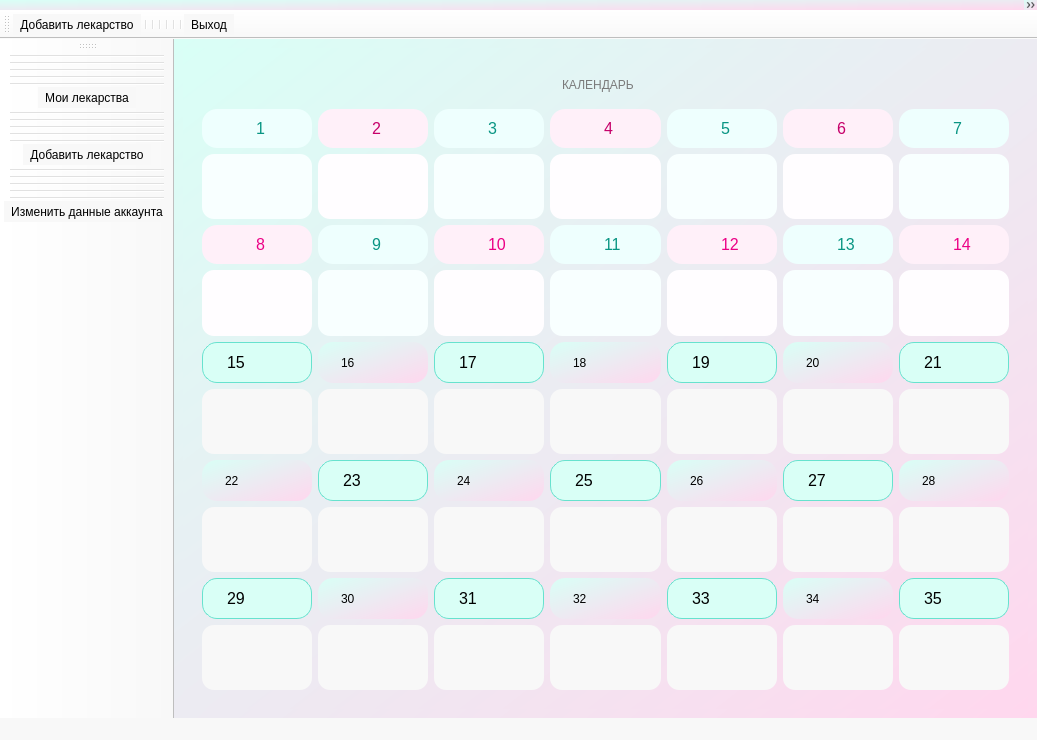
<?xml version="1.0" encoding="UTF-8"?>
<ui version="4.0">
 <class>MainWindow</class>
 <widget class="QMainWindow" name="MainWindow">
  <property name="geometry">
   <rect>
    <x>0</x>
    <y>0</y>
    <width>1037</width>
    <height>740</height>
   </rect>
  </property>
  <property name="minimumSize">
   <size>
    <width>0</width>
    <height>30</height>
   </size>
  </property>
  <property name="windowTitle">
   <string>MainWindow</string>
  </property>
  <property name="styleSheet">
   <string notr="true">background-color: qlineargradient(spread:pad, x1:1, y1:1, x2:0, y2:0, stop:0 rgb(255, 114, 150), stop:1 rgb(102,225,205));

background-color: qlineargradient(spread:pad, x1:1, y1:1, x2:0, y2:0, stop:0 rgb(255,215,238), stop:1 rgb(217,255,246));</string>
  </property>
  <widget class="QWidget" name="centralwidget">
   <layout class="QHBoxLayout" name="horizontalLayout">
    <item>
     <widget class="QFrame" name="frame">
      <property name="styleSheet">
       <string notr="true">padding: 10px;</string>
      </property>
      <layout class="QGridLayout" name="gridLayout_2">
       <item row="4" column="3">
        <widget class="QLabel" name="label_11">
         <property name="styleSheet">
          <string notr="true">border-radius: 15px;
padding-left: 20px;
padding-right: 20px;
font-size: 16px;
color: rgb(9,149,131);
background-color: rgb(238,255,254);
font: 11pt &quot;Segoe Script&quot;;
padding-left: 50px;</string>
         </property>
         <property name="text">
          <string>11</string>
         </property>
        </widget>
       </item>
       <item row="8" column="5">
        <widget class="QLabel" name="label_27">
         <property name="styleSheet">
          <string notr="true">font: 11pt &quot;Segoe Script&quot;;
border-radius: 15px;
padding-left: 20px;
padding-right: 20px;
font-size: 16px;
border: 1px solid rgb(103,226,206);
background-color: rgb(217,255,246);</string>
         </property>
         <property name="text">
          <string>27</string>
         </property>
        </widget>
       </item>
       <item row="5" column="0">
        <widget class="QTextEdit" name="textEdit_8">
         <property name="styleSheet">
          <string notr="true">border-radius: 12px;
background-color: rgb(255, 253, 255);</string>
         </property>
        </widget>
       </item>
       <item row="6" column="1">
        <widget class="QLabel" name="label_16">
         <property name="styleSheet">
          <string notr="true">font: 8pt &quot;Segoe Script&quot;;
border-radius: 15px;
padding-left: 20px;
padding-right: 20px;</string>
         </property>
         <property name="text">
          <string>16</string>
         </property>
        </widget>
       </item>
       <item row="4" column="6">
        <widget class="QLabel" name="label_14">
         <property name="styleSheet">
          <string notr="true">border-radius: 15px;
padding-left: 20px;
padding-right: 20px;
font-size: 16px;
color: rgb(235, 0, 133);
background-color: rgb(255,240,249);
font: 11pt &quot;Segoe Script&quot;;
padding-left: 50px;</string>
         </property>
         <property name="text">
          <string>14</string>
         </property>
        </widget>
       </item>
       <item row="4" column="5">
        <widget class="QLabel" name="label_13">
         <property name="styleSheet">
          <string notr="true">border-radius: 15px;
padding-left: 20px;
padding-right: 20px;
font-size: 16px;
color: rgb(9,149,131);
background-color: rgb(238,255,254);
font: 11pt &quot;Segoe Script&quot;;
padding-left: 50px;</string>
         </property>
         <property name="text">
          <string>13</string>
         </property>
        </widget>
       </item>
       <item row="5" column="2">
        <widget class="QTextEdit" name="textEdit_10">
         <property name="styleSheet">
          <string notr="true">border-radius: 12px;
background-color: rgb(255, 253, 255);</string>
         </property>
        </widget>
       </item>
       <item row="10" column="4">
        <widget class="QLabel" name="label_33">
         <property name="styleSheet">
          <string notr="true">font: 11pt &quot;Segoe Script&quot;;
border-radius: 15px;
padding-left: 20px;
padding-right: 20px;
font-size: 16px;
border: 1px solid rgb(103,226,206);
background-color: rgb(217,255,246);</string>
         </property>
         <property name="text">
          <string>33</string>
         </property>
        </widget>
       </item>
       <item row="10" column="5">
        <widget class="QLabel" name="label_34">
         <property name="styleSheet">
          <string notr="true">font: 8pt &quot;Segoe Script&quot;;
border-radius: 15px;
padding-left: 20px;
padding-right: 20px;</string>
         </property>
         <property name="text">
          <string>34</string>
         </property>
        </widget>
       </item>
       <item row="8" column="3">
        <widget class="QLabel" name="label_25">
         <property name="styleSheet">
          <string notr="true">font: 11pt &quot;Segoe Script&quot;;
border-radius: 15px;
padding-left: 20px;
padding-right: 20px;
font-size: 16px;
border: 1px solid rgb(103,226,206);
background-color: rgb(217,255,246);</string>
         </property>
         <property name="text">
          <string>25</string>
         </property>
        </widget>
       </item>
       <item row="3" column="2">
        <widget class="QTextEdit" name="textEdit_3">
         <property name="styleSheet">
          <string notr="true">border-radius: 12px;
background-color: rgb(248, 255, 255);</string>
         </property>
        </widget>
       </item>
       <item row="2" column="0">
        <widget class="QLabel" name="label">
         <property name="styleSheet">
          <string notr="true">border-radius: 15px;
padding-left: 20px;
padding-right: 20px;
font-size: 16px;
color: rgb(9,149,131);
background-color: rgb(238,255,254);
font: 11pt &quot;Segoe Script&quot;;
padding-left: 50px;</string>
         </property>
         <property name="text">
          <string>1</string>
         </property>
        </widget>
       </item>
       <item row="7" column="0">
        <widget class="QTextEdit" name="textEdit_15">
         <property name="styleSheet">
          <string notr="true">border-radius: 12px;
background-color: rgb(248, 248, 248);</string>
         </property>
        </widget>
       </item>
       <item row="6" column="0">
        <widget class="QLabel" name="label_15">
         <property name="styleSheet">
          <string notr="true">font: 11pt &quot;Segoe Script&quot;;
border-radius: 15px;
padding-left: 20px;
padding-right: 20px;
font-size: 16px;
border: 1px solid rgb(103,226,206);
background-color: rgb(217,255,246);</string>
         </property>
         <property name="text">
          <string>15</string>
         </property>
        </widget>
       </item>
       <item row="9" column="3">
        <widget class="QTextEdit" name="textEdit_25">
         <property name="styleSheet">
          <string notr="true">border-radius: 12px;
background-color: rgb(248, 248, 248);</string>
         </property>
        </widget>
       </item>
       <item row="6" column="5">
        <widget class="QLabel" name="label_20">
         <property name="styleSheet">
          <string notr="true">font: 8pt &quot;Segoe Script&quot;;
border-radius: 15px;
padding-left: 20px;
padding-right: 20px;</string>
         </property>
         <property name="text">
          <string>20</string>
         </property>
        </widget>
       </item>
       <item row="4" column="1">
        <widget class="QLabel" name="label_9">
         <property name="styleSheet">
          <string notr="true">border-radius: 15px;
padding-left: 20px;
padding-right: 20px;
font-size: 16px;
color: rgb(9,149,131);
background-color: rgb(238,255,254);
font: 11pt &quot;Segoe Script&quot;;
padding-left: 50px;</string>
         </property>
         <property name="text">
          <string>9</string>
         </property>
        </widget>
       </item>
       <item row="8" column="2">
        <widget class="QLabel" name="label_24">
         <property name="styleSheet">
          <string notr="true">font: 8pt &quot;Segoe Script&quot;;
border-radius: 15px;
padding-left: 20px;
padding-right: 20px;</string>
         </property>
         <property name="text">
          <string>24</string>
         </property>
        </widget>
       </item>
       <item row="2" column="4">
        <widget class="QLabel" name="label_4">
         <property name="styleSheet">
          <string notr="true">border-radius: 15px;
padding-left: 20px;
padding-right: 20px;
font-size: 16px;
color: rgb(9,149,131);
background-color: rgb(238,255,254);
font: 11pt &quot;Segoe Script&quot;;
padding-left: 50px;</string>
         </property>
         <property name="text">
          <string>5</string>
         </property>
        </widget>
       </item>
       <item row="10" column="1">
        <widget class="QLabel" name="label_30">
         <property name="styleSheet">
          <string notr="true">font: 8pt &quot;Segoe Script&quot;;
border-radius: 15px;
padding-left: 20px;
padding-right: 20px;</string>
         </property>
         <property name="text">
          <string>30</string>
         </property>
        </widget>
       </item>
       <item row="11" column="6">
        <widget class="QTextEdit" name="textEdit_35">
         <property name="styleSheet">
          <string notr="true">border-radius: 12px;
background-color: rgb(248, 248, 248);</string>
         </property>
        </widget>
       </item>
       <item row="3" column="1">
        <widget class="QTextEdit" name="textEdit_2">
         <property name="styleSheet">
          <string notr="true">border-radius: 12px;
background-color: rgb(255, 253, 255);</string>
         </property>
        </widget>
       </item>
       <item row="2" column="3">
        <widget class="QLabel" name="label_5">
         <property name="styleSheet">
          <string notr="true">border-radius: 15px;
padding-left: 20px;
padding-right: 20px;
font-size: 16px;
color: rgb(198, 0, 106);
background-color: rgb(255,240,249);
font: 11pt &quot;Segoe Script&quot;;
padding-left: 50px;</string>
         </property>
         <property name="text">
          <string>4</string>
         </property>
        </widget>
       </item>
       <item row="5" column="3">
        <widget class="QTextEdit" name="textEdit_11">
         <property name="styleSheet">
          <string notr="true">border-radius: 12px;
background-color: rgb(248, 255, 255);</string>
         </property>
        </widget>
       </item>
       <item row="10" column="2">
        <widget class="QLabel" name="label_31">
         <property name="styleSheet">
          <string notr="true">font: 11pt &quot;Segoe Script&quot;;
border-radius: 15px;
padding-left: 20px;
padding-right: 20px;
font-size: 16px;
border: 1px solid rgb(103,226,206);
background-color: rgb(217,255,246);</string>
         </property>
         <property name="text">
          <string>31</string>
         </property>
        </widget>
       </item>
       <item row="4" column="2">
        <widget class="QLabel" name="label_10">
         <property name="styleSheet">
          <string notr="true">border-radius: 15px;
padding-left: 20px;
padding-right: 20px;
font-size: 16px;
color: rgb(235, 0, 133);
background-color: rgb(255,240,249);
font: 11pt &quot;Segoe Script&quot;;
padding-left: 50px;</string>
         </property>
         <property name="text">
          <string>10</string>
         </property>
        </widget>
       </item>
       <item row="8" column="4">
        <widget class="QLabel" name="label_26">
         <property name="styleSheet">
          <string notr="true">font: 8pt &quot;Segoe Script&quot;;
border-radius: 15px;
padding-left: 20px;
padding-right: 20px;</string>
         </property>
         <property name="text">
          <string>26</string>
         </property>
        </widget>
       </item>
       <item row="3" column="3">
        <widget class="QTextEdit" name="textEdit_4">
         <property name="styleSheet">
          <string notr="true">border-radius: 12px;
background-color: rgb(255, 253, 255);</string>
         </property>
        </widget>
       </item>
       <item row="10" column="0">
        <widget class="QLabel" name="label_29">
         <property name="styleSheet">
          <string notr="true">font: 11pt &quot;Segoe Script&quot;;
border-radius: 15px;
padding-left: 20px;
padding-right: 20px;
font-size: 16px;
border: 1px solid rgb(103,226,206);
background-color: rgb(217,255,246);</string>
         </property>
         <property name="text">
          <string>29</string>
         </property>
        </widget>
       </item>
       <item row="4" column="4">
        <widget class="QLabel" name="label_12">
         <property name="styleSheet">
          <string notr="true">border-radius: 15px;
padding-left: 20px;
padding-right: 20px;
font-size: 16px;
color: rgb(235, 0, 133);
background-color: rgb(255,240,249);
font: 11pt &quot;Segoe Script&quot;;
padding-left: 50px;</string>
         </property>
         <property name="text">
          <string>12</string>
         </property>
        </widget>
       </item>
       <item row="6" column="4">
        <widget class="QLabel" name="label_19">
         <property name="styleSheet">
          <string notr="true">font: 11pt &quot;Segoe Script&quot;;
border-radius: 15px;
padding-left: 20px;
padding-right: 20px;
font-size: 16px;
border: 1px solid rgb(103,226,206);
background-color: rgb(217,255,246);</string>
         </property>
         <property name="text">
          <string>19</string>
         </property>
        </widget>
       </item>
       <item row="2" column="6">
        <widget class="QLabel" name="label_3">
         <property name="styleSheet">
          <string notr="true">border-radius: 15px;
padding-left: 20px;
padding-right: 20px;
font-size: 16px;
color: rgb(9,149,131);
background-color: rgb(238,255,254);
font: 11pt &quot;Segoe Script&quot;;
padding-left: 50px;</string>
         </property>
         <property name="text">
          <string>7</string>
         </property>
        </widget>
       </item>
       <item row="9" column="1">
        <widget class="QTextEdit" name="textEdit_23">
         <property name="styleSheet">
          <string notr="true">border-radius: 12px;
background-color: rgb(248, 248, 248);</string>
         </property>
        </widget>
       </item>
       <item row="7" column="5">
        <widget class="QTextEdit" name="textEdit_20">
         <property name="styleSheet">
          <string notr="true">border-radius: 12px;
background-color: rgb(248, 248, 248);</string>
         </property>
        </widget>
       </item>
       <item row="7" column="3">
        <widget class="QTextEdit" name="textEdit_18">
         <property name="styleSheet">
          <string notr="true">border-radius: 12px;
background-color: rgb(248, 248, 248);</string>
         </property>
        </widget>
       </item>
       <item row="3" column="6">
        <widget class="QTextEdit" name="textEdit_7">
         <property name="styleSheet">
          <string notr="true">border-radius: 12px;
background-color: rgb(248, 255, 255);</string>
         </property>
        </widget>
       </item>
       <item row="7" column="4">
        <widget class="QTextEdit" name="textEdit_19">
         <property name="styleSheet">
          <string notr="true">border-radius: 12px;
background-color: rgb(248, 248, 248);</string>
         </property>
        </widget>
       </item>
       <item row="2" column="1">
        <widget class="QLabel" name="label_7">
         <property name="styleSheet">
          <string notr="true">border-radius: 15px;
padding-left: 20px;
padding-right: 20px;
font-size: 16px;
color: rgb(198, 0, 106);
background-color: rgb(255,240,249);
font: 11pt &quot;Segoe Script&quot;;
padding-left: 50px;</string>
         </property>
         <property name="text">
          <string>2</string>
         </property>
        </widget>
       </item>
       <item row="8" column="0">
        <widget class="QLabel" name="label_22">
         <property name="styleSheet">
          <string notr="true">font: 8pt &quot;Segoe Script&quot;;
border-radius: 15px;
padding-left: 20px;
padding-right: 20px;</string>
         </property>
         <property name="text">
          <string>22</string>
         </property>
        </widget>
       </item>
       <item row="9" column="4">
        <widget class="QTextEdit" name="textEdit_26">
         <property name="styleSheet">
          <string notr="true">border-radius: 12px;
background-color: rgb(248, 248, 248);</string>
         </property>
        </widget>
       </item>
       <item row="8" column="6">
        <widget class="QLabel" name="label_28">
         <property name="styleSheet">
          <string notr="true">font: 8pt &quot;Segoe Script&quot;;
border-radius: 15px;
padding-left: 20px;
padding-right: 20px;</string>
         </property>
         <property name="text">
          <string>28</string>
         </property>
        </widget>
       </item>
       <item row="5" column="1">
        <widget class="QTextEdit" name="textEdit_9">
         <property name="styleSheet">
          <string notr="true">border-radius: 12px;
background-color: rgb(248, 255, 255);</string>
         </property>
        </widget>
       </item>
       <item row="7" column="1">
        <widget class="QTextEdit" name="textEdit_16">
         <property name="styleSheet">
          <string notr="true">border-radius: 12px;
background-color: rgb(248, 248, 248);</string>
         </property>
        </widget>
       </item>
       <item row="3" column="0">
        <widget class="QTextEdit" name="textEdit">
         <property name="styleSheet">
          <string notr="true">border-radius: 12px;
background-color: rgb(248, 255, 255);</string>
         </property>
        </widget>
       </item>
       <item row="2" column="2">
        <widget class="QLabel" name="label_6">
         <property name="styleSheet">
          <string notr="true">border-radius: 15px;
padding-left: 20px;
padding-right: 20px;
font-size: 16px;
color: rgb(9,149,131);
background-color: rgb(238,255,254);
font: 11pt &quot;Segoe Script&quot;;
padding-left: 50px;</string>
         </property>
         <property name="text">
          <string>3</string>
         </property>
        </widget>
       </item>
       <item row="11" column="0">
        <widget class="QTextEdit" name="textEdit_29">
         <property name="styleSheet">
          <string notr="true">border-radius: 12px;
background-color: rgb(248, 248, 248);</string>
         </property>
        </widget>
       </item>
       <item row="5" column="5">
        <widget class="QTextEdit" name="textEdit_13">
         <property name="styleSheet">
          <string notr="true">border-radius: 12px;
background-color: rgb(248, 255, 255);</string>
         </property>
        </widget>
       </item>
       <item row="9" column="6">
        <widget class="QTextEdit" name="textEdit_28">
         <property name="styleSheet">
          <string notr="true">border-radius: 12px;
background-color: rgb(248, 248, 248);</string>
         </property>
        </widget>
       </item>
       <item row="2" column="5">
        <widget class="QLabel" name="label_2">
         <property name="styleSheet">
          <string notr="true">border-radius: 15px;
padding-left: 20px;
padding-right: 20px;
font-size: 16px;
color: rgb(198, 0, 106);
background-color: rgb(255,240,249);
font: 11pt &quot;Segoe Script&quot;;
padding-left: 50px;</string>
         </property>
         <property name="text">
          <string>6</string>
         </property>
        </widget>
       </item>
       <item row="10" column="3">
        <widget class="QLabel" name="label_32">
         <property name="styleSheet">
          <string notr="true">font: 8pt &quot;Segoe Script&quot;;
border-radius: 15px;
padding-left: 20px;
padding-right: 20px;</string>
         </property>
         <property name="text">
          <string>32</string>
         </property>
        </widget>
       </item>
       <item row="5" column="4">
        <widget class="QTextEdit" name="textEdit_12">
         <property name="styleSheet">
          <string notr="true">border-radius: 12px;
background-color: rgb(255, 253, 255);</string>
         </property>
        </widget>
       </item>
       <item row="7" column="6">
        <widget class="QTextEdit" name="textEdit_21">
         <property name="styleSheet">
          <string notr="true">border-radius: 12px;
background-color: rgb(248, 248, 248);</string>
         </property>
        </widget>
       </item>
       <item row="6" column="3">
        <widget class="QLabel" name="label_18">
         <property name="styleSheet">
          <string notr="true">font: 8pt &quot;Segoe Script&quot;;
border-radius: 15px;
padding-left: 20px;
padding-right: 20px;</string>
         </property>
         <property name="text">
          <string>18</string>
         </property>
        </widget>
       </item>
       <item row="11" column="4">
        <widget class="QTextEdit" name="textEdit_33">
         <property name="styleSheet">
          <string notr="true">border-radius: 12px;
background-color: rgb(248, 248, 248);</string>
         </property>
        </widget>
       </item>
       <item row="11" column="5">
        <widget class="QTextEdit" name="textEdit_34">
         <property name="styleSheet">
          <string notr="true">border-radius: 12px;
background-color: rgb(248, 248, 248);</string>
         </property>
        </widget>
       </item>
       <item row="0" column="3" colspan="2">
        <widget class="QLineEdit" name="lineEdit">
         <property name="styleSheet">
          <string notr="true">border-radius: 17px;
color: rgb(122,122,122);
background-color: rgba(0,0,0,0);
font: italic 17pt &quot;Sitka Heading&quot;;
font: 700 italic 15pt &quot;Segoe UI&quot;;</string>
         </property>
         <property name="text">
          <string>КАЛЕНДАРЬ</string>
         </property>
        </widget>
       </item>
       <item row="10" column="6">
        <widget class="QLabel" name="label_35">
         <property name="styleSheet">
          <string notr="true">font: 11pt &quot;Segoe Script&quot;;
border-radius: 15px;
padding-left: 20px;
padding-right: 20px;
font-size: 16px;
border: 1px solid rgb(103,226,206);
background-color: rgb(217,255,246);</string>
         </property>
         <property name="text">
          <string>35</string>
         </property>
        </widget>
       </item>
       <item row="4" column="0">
        <widget class="QLabel" name="label_8">
         <property name="styleSheet">
          <string notr="true">border-radius: 15px;
padding-left: 20px;
padding-right: 20px;
font-size: 16px;
color: rgb(235, 0, 133);
background-color: rgb(255,240,249);
font: 11pt &quot;Segoe Script&quot;;
padding-left: 50px;</string>
         </property>
         <property name="text">
          <string>8</string>
         </property>
        </widget>
       </item>
       <item row="11" column="3">
        <widget class="QTextEdit" name="textEdit_32">
         <property name="styleSheet">
          <string notr="true">border-radius: 12px;
background-color: rgb(248, 248, 248);</string>
         </property>
        </widget>
       </item>
       <item row="3" column="4">
        <widget class="QTextEdit" name="textEdit_5">
         <property name="styleSheet">
          <string notr="true">border-radius: 12px;
background-color: rgb(248, 255, 255);</string>
         </property>
        </widget>
       </item>
       <item row="3" column="5">
        <widget class="QTextEdit" name="textEdit_6">
         <property name="styleSheet">
          <string notr="true">border-radius: 12px;
background-color: rgb(255, 253, 255);</string>
         </property>
        </widget>
       </item>
       <item row="11" column="1">
        <widget class="QTextEdit" name="textEdit_30">
         <property name="styleSheet">
          <string notr="true">border-radius: 12px;
background-color: rgb(248, 248, 248);</string>
         </property>
        </widget>
       </item>
       <item row="9" column="2">
        <widget class="QTextEdit" name="textEdit_24">
         <property name="styleSheet">
          <string notr="true">border-radius: 12px;
background-color: rgb(248, 248, 248);</string>
         </property>
        </widget>
       </item>
       <item row="6" column="2">
        <widget class="QLabel" name="label_17">
         <property name="styleSheet">
          <string notr="true">font: 11pt &quot;Segoe Script&quot;;
border-radius: 15px;
padding-left: 20px;
padding-right: 20px;
font-size: 16px;
border: 1px solid rgb(103,226,206);
background-color: rgb(217,255,246);</string>
         </property>
         <property name="text">
          <string>17</string>
         </property>
        </widget>
       </item>
       <item row="11" column="2">
        <widget class="QTextEdit" name="textEdit_31">
         <property name="styleSheet">
          <string notr="true">border-radius: 12px;
background-color: rgb(248, 248, 248);</string>
         </property>
        </widget>
       </item>
       <item row="7" column="2">
        <widget class="QTextEdit" name="textEdit_17">
         <property name="styleSheet">
          <string notr="true">border-radius: 12px;
background-color: rgb(248, 248, 248);</string>
         </property>
        </widget>
       </item>
       <item row="9" column="0">
        <widget class="QTextEdit" name="textEdit_22">
         <property name="styleSheet">
          <string notr="true">border-radius: 12px;
background-color: rgb(248, 248, 248);</string>
         </property>
        </widget>
       </item>
       <item row="6" column="6">
        <widget class="QLabel" name="label_21">
         <property name="styleSheet">
          <string notr="true">font: 11pt &quot;Segoe Script&quot;;
border-radius: 15px;
padding-left: 20px;
padding-right: 20px;
font-size: 16px;
border: 1px solid rgb(103,226,206);
background-color: rgb(217,255,246);</string>
         </property>
         <property name="text">
          <string>21</string>
         </property>
        </widget>
       </item>
       <item row="5" column="6">
        <widget class="QTextEdit" name="textEdit_14">
         <property name="styleSheet">
          <string notr="true">border-radius: 12px;
background-color: rgb(255, 253, 255);</string>
         </property>
        </widget>
       </item>
       <item row="9" column="5">
        <widget class="QTextEdit" name="textEdit_27">
         <property name="styleSheet">
          <string notr="true">border-radius: 12px;
background-color: rgb(248, 248, 248);</string>
         </property>
        </widget>
       </item>
       <item row="8" column="1">
        <widget class="QLabel" name="label_23">
         <property name="styleSheet">
          <string notr="true">font: 11pt &quot;Segoe Script&quot;;
border-radius: 15px;
padding-left: 20px;
padding-right: 20px;
font-size: 16px;
border: 1px solid rgb(103,226,206);
background-color: rgb(217,255,246);</string>
         </property>
         <property name="text">
          <string>23</string>
         </property>
        </widget>
       </item>
      </layout>
     </widget>
    </item>
   </layout>
  </widget>
  <widget class="QMenuBar" name="menubar">
   <property name="geometry">
    <rect>
     <x>0</x>
     <y>0</y>
     <width>1037</width>
     <height>10</height>
    </rect>
   </property>
   <property name="minimumSize">
    <size>
     <width>0</width>
     <height>10</height>
    </size>
   </property>
   <property name="maximumSize">
    <size>
     <width>16777215</width>
     <height>1</height>
    </size>
   </property>
   <property name="styleSheet">
    <string notr="true"/>
   </property>
   <widget class="QMenu" name="menu_Open">
    <property name="minimumSize">
     <size>
      <width>0</width>
      <height>30</height>
     </size>
    </property>
    <property name="styleSheet">
     <string notr="true">background-color: rgb(134, 176, 255);</string>
    </property>
    <property name="title">
     <string>&amp;Open</string>
    </property>
    <property name="icon">
     <iconset resource="res_main-rc.qrc">
      <normaloff>:/newPrefix/picture/pill.jpg</normaloff>:/newPrefix/picture/pill.jpg</iconset>
    </property>
    <property name="toolTipsVisible">
     <bool>false</bool>
    </property>
   </widget>
   <addaction name="menu_Open"/>
  </widget>
  <widget class="QStatusBar" name="statusbar">
   <property name="styleSheet">
    <string notr="true">background-color: rgb(248, 248, 248);</string>
   </property>
  </widget>
  <widget class="QToolBar" name="toolBar">
   <property name="windowTitle">
    <string>toolBar</string>
   </property>
   <property name="styleSheet">
    <string notr="true">background-color: rgb(248, 248, 248);</string>
   </property>
   <property name="iconSize">
    <size>
     <width>70</width>
     <height>70</height>
    </size>
   </property>
   <attribute name="toolBarArea">
    <enum>LeftToolBarArea</enum>
   </attribute>
   <attribute name="toolBarBreak">
    <bool>false</bool>
   </attribute>
   <addaction name="separator"/>
   <addaction name="separator"/>
   <addaction name="separator"/>
   <addaction name="separator"/>
   <addaction name="separator"/>
   <addaction name="my_pill"/>
   <addaction name="separator"/>
   <addaction name="separator"/>
   <addaction name="separator"/>
   <addaction name="separator"/>
   <addaction name="separator"/>
   <addaction name="add_pill"/>
   <addaction name="separator"/>
   <addaction name="separator"/>
   <addaction name="separator"/>
   <addaction name="separator"/>
   <addaction name="separator"/>
   <addaction name="change_akk"/>
  </widget>
  <widget class="QToolBar" name="toolBar_2">
   <property name="windowTitle">
    <string>toolBar_2</string>
   </property>
   <property name="styleSheet">
    <string notr="true">background-color: rgb(248, 248, 248);</string>
   </property>
   <property name="iconSize">
    <size>
     <width>70</width>
     <height>70</height>
    </size>
   </property>
   <attribute name="toolBarArea">
    <enum>TopToolBarArea</enum>
   </attribute>
   <attribute name="toolBarBreak">
    <bool>false</bool>
   </attribute>
   <addaction name="action"/>
   <addaction name="separator"/>
   <addaction name="separator"/>
   <addaction name="separator"/>
   <addaction name="separator"/>
   <addaction name="separator"/>
   <addaction name="separator"/>
   <addaction name="exit_"/>
  </widget>
  <action name="action">
   <property name="icon">
    <iconset resource="res_main-rc.qrc">
     <normaloff>:/newPrefix/picture/pill.jpg</normaloff>:/newPrefix/picture/pill.jpg</iconset>
   </property>
   <property name="text">
    <string>Добавить лекарство</string>
   </property>
  </action>
  <action name="my_pill">
   <property name="checkable">
    <bool>true</bool>
   </property>
   <property name="icon">
    <iconset resource="res_main-rc.qrc">
     <normaloff>:/newPrefix/picture/doctor_heh_analysis_hehcare_analytics_monitoring_patient_icon_261616.png</normaloff>:/newPrefix/picture/doctor_heh_analysis_hehcare_analytics_monitoring_patient_icon_261616.png</iconset>
   </property>
   <property name="text">
    <string>&amp;Мои лекарства</string>
   </property>
   <property name="toolTip">
    <string>Мои лекарства</string>
   </property>
  </action>
  <action name="add_pill">
   <property name="checkable">
    <bool>true</bool>
   </property>
   <property name="icon">
    <iconset resource="res_main-rc.qrc">
     <normaloff>:/newPrefix/picture/emotsick_heh_hehcare_doctor_treatment_patient_icon_261608.png</normaloff>:/newPrefix/picture/emotsick_heh_hehcare_doctor_treatment_patient_icon_261608.png</iconset>
   </property>
   <property name="text">
    <string>&amp;Добавить лекарство</string>
   </property>
   <property name="toolTip">
    <string>Добавить лекарство</string>
   </property>
   <property name="shortcutVisibleInContextMenu">
    <bool>false</bool>
   </property>
  </action>
  <action name="exit_">
   <property name="checkable">
    <bool>true</bool>
   </property>
   <property name="icon">
    <iconset resource="res_main-rc.qrc">
     <normaloff>:/newPrefix/picture/home_doctor_care_treatment_support_medical_hehcare_icon_261646.png</normaloff>:/newPrefix/picture/home_doctor_care_treatment_support_medical_hehcare_icon_261646.png</iconset>
   </property>
   <property name="text">
    <string>&amp;Выход</string>
   </property>
  </action>
  <action name="change_akk">
   <property name="checkable">
    <bool>true</bool>
   </property>
   <property name="icon">
    <iconset resource="res_main-rc.qrc">
     <normaloff>:/newPrefix/picture/clipboard_checklist_check_document_list_record_patient_icon_261627.png</normaloff>:/newPrefix/picture/clipboard_checklist_check_document_list_record_patient_icon_261627.png</iconset>
   </property>
   <property name="text">
    <string>&amp;Изменить данные аккаунта</string>
   </property>
   <property name="toolTip">
    <string>Изменить данные аккаунта</string>
   </property>
   <property name="menuRole">
    <enum>QAction::NoRole</enum>
   </property>
  </action>
 </widget>
 <resources>
  <include location="res_main-rc.qrc"/>
 </resources>
 <connections/>
</ui>
